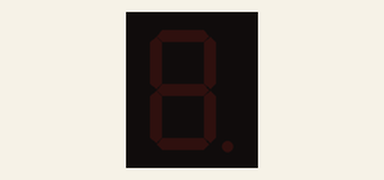
This sketch was run on a simulated Arduino Uno, built with avr-gcc and run on an emulated ATmega328P. Parts: 1-digit seven-segment display. Wiring (inferred from the names in the program): 1-digit 7-segment display, segments lit when LOW: segments pin 2, pin 3, pin 5, pin 6, pin 7, pin 8, pin 9. The segment pins are drawn as the display they are named for.

Above: at 0.1 s.
At 1.1 s:
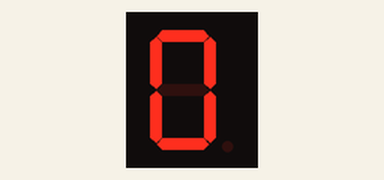
At 2.1 s:
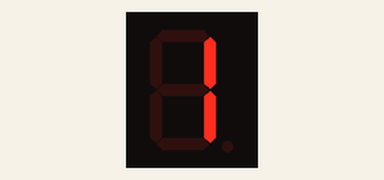
At 5.1 s:
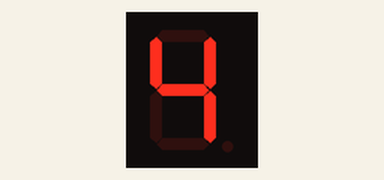
At 7.1 s:
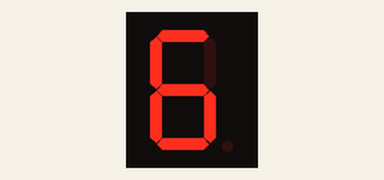
At 10.1 s:
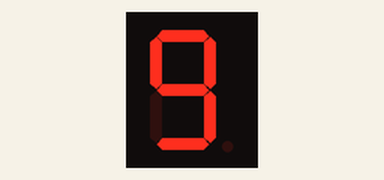

Measured:
- by itself, everything shown: repeats every 11.0 s, in 11 steps
- what the display in image 1 shows lasts 1.0 s, from 1.0 s to 2.0 s

The sketch:

sketch_esp3_ino.ino
```cpp
/* In questa esperienza ho realizzato un contatore con la scheda Arduino, utilizzando un display a 7 segmenti. Creato lo schema elettrico utilizzando il programma Fritzing,
ho scritto il programma usando l'ambiente di sviluppo proprio di Arduino. Ho dichiarato una variabile con una lettera rappresentante ogni segmento del display e vi ho assegnato il
numero del pin Arduino collegatovi, ho dichiarato anche una variabile per specificare il tempo di delay (in millesimi di secondo).
Nella funzione setup() (di inizializzazione) ho impostato tutti i pin usati in modalità OUTPUT (con la funzione pinMode()), dato che verranno usati solamente, appunto, per dare
in output un valore (0 o 1).
Nella funzione loop() ho scritto il corpo vero e proprio del programma per l'accensione dei segmenti, e dunque per la rappresentazione dei numeri del contatore.
Ogni numero ha bisogno di specifici segmenti (LED) accesi, dunque, tramite la funzione digitalWrite(), specifico il segmento da comandare (tramite la variabile chimata come una lettera,
dichiarata in precedenza) e se dare tensione (HIGH) o non darla (LOW): a seconda che sia un display a catodo, o ad anodo comune, si avrà, rispettivamente, il segmento acceso con HIGH
e spento con LOW; dopodiché, inpostati i valori per i LED, con la funzione delay() attendo un numero di millisecondi corrispondente alla variabile messa come argomento (in questo caso ms)
la quale è stata dichiarata in precedenza.
Ripeto il procedimento cambiando configurazione dei LED per ogni numero (da 0 a 9), ripetendo questa parte di codice con la funzione predefinita di arduino loop() si avrà infine il contatore.
*/

// variabili per i LED
int a=2;
int b=3;
int c=5;
int d=6;
int e=7;
int f=8;
int g=9;
int ms=1000; // millisecondi da aspettare ogni volta per cambiare da un numero all'altro

void setup() {
  // put your setup code here, to run once:
  pinMode(a,OUTPUT);
  pinMode(b,OUTPUT);
  pinMode(c,OUTPUT);
  pinMode(d,OUTPUT);
  pinMode(e,OUTPUT);
  pinMode(f,OUTPUT);
  pinMode(g,OUTPUT);
}

void loop() {
  // put your main code here, to run repeatedly:

  // tutti spenti
  digitalWrite(a,HIGH);
  digitalWrite(b,HIGH);
  digitalWrite(c,HIGH);
  digitalWrite(d,HIGH);
  digitalWrite(e,HIGH);
  digitalWrite(f,HIGH);
  digitalWrite(g,HIGH);
  delay(ms);

  // 0
  digitalWrite(a,LOW); // accendo o spengo un LED (dandogli o non dandogli tensione con HIGH o LOW)
  digitalWrite(b,LOW);
  digitalWrite(c,LOW);
  digitalWrite(d,LOW);
  digitalWrite(e,LOW);
  digitalWrite(f,LOW);
  digitalWrite(g,HIGH);
  delay(ms); // attendo 1 secondo (1000 ms) con delay

  // 1
  digitalWrite(a,HIGH);
  digitalWrite(b,LOW);
  digitalWrite(c,LOW);
  digitalWrite(d,HIGH);
  digitalWrite(e,HIGH);
  digitalWrite(f,HIGH);
  digitalWrite(g,HIGH);
  delay(ms);

  // 2
  digitalWrite(a,LOW);
  digitalWrite(b,LOW);
  digitalWrite(c,HIGH);
  digitalWrite(d,LOW);
  digitalWrite(e,LOW);
  digitalWrite(f,HIGH);
  digitalWrite(g,LOW);
  delay(ms);

  // 3
  digitalWrite(a,LOW);
  digitalWrite(b,LOW);
  digitalWrite(c,LOW);
  digitalWrite(d,LOW);
  digitalWrite(e,HIGH);
  digitalWrite(f,HIGH);
  digitalWrite(g,LOW);
  delay(ms);

  // 4
  digitalWrite(a,HIGH);
  digitalWrite(b,LOW);
  digitalWrite(c,LOW);
  digitalWrite(d,HIGH);
  digitalWrite(e,HIGH);
  digitalWrite(f,LOW);
  digitalWrite(g,LOW);
  delay(ms);

  // 5
  digitalWrite(a,LOW);
  digitalWrite(b,HIGH);
  digitalWrite(c,LOW);
  digitalWrite(d,LOW);
  digitalWrite(e,HIGH);
  digitalWrite(f,LOW);
  digitalWrite(g,LOW);
  delay(ms);

  // 6
  digitalWrite(a,LOW);
  digitalWrite(b,HIGH);
  digitalWrite(c,LOW);
  digitalWrite(d,LOW);
  digitalWrite(e,LOW);
  digitalWrite(f,LOW);
  digitalWrite(g,LOW);
  delay(ms);

  // 7
  digitalWrite(a,LOW);
  digitalWrite(b,LOW);
  digitalWrite(c,LOW);
  digitalWrite(d,HIGH);
  digitalWrite(e,HIGH);
  digitalWrite(f,HIGH);
  digitalWrite(g,HIGH);
  delay(ms);

  // 8
  digitalWrite(a,LOW);
  digitalWrite(b,LOW);
  digitalWrite(c,LOW);
  digitalWrite(d,LOW);
  digitalWrite(e,LOW);
  digitalWrite(f,LOW);
  digitalWrite(g,LOW);
  delay(ms);

  // 9
  digitalWrite(a,LOW);
  digitalWrite(b,LOW);
  digitalWrite(c,LOW);
  digitalWrite(d,LOW);
  digitalWrite(e,HIGH);
  digitalWrite(f,LOW);
  digitalWrite(g,LOW);
  delay(ms);
}
```
